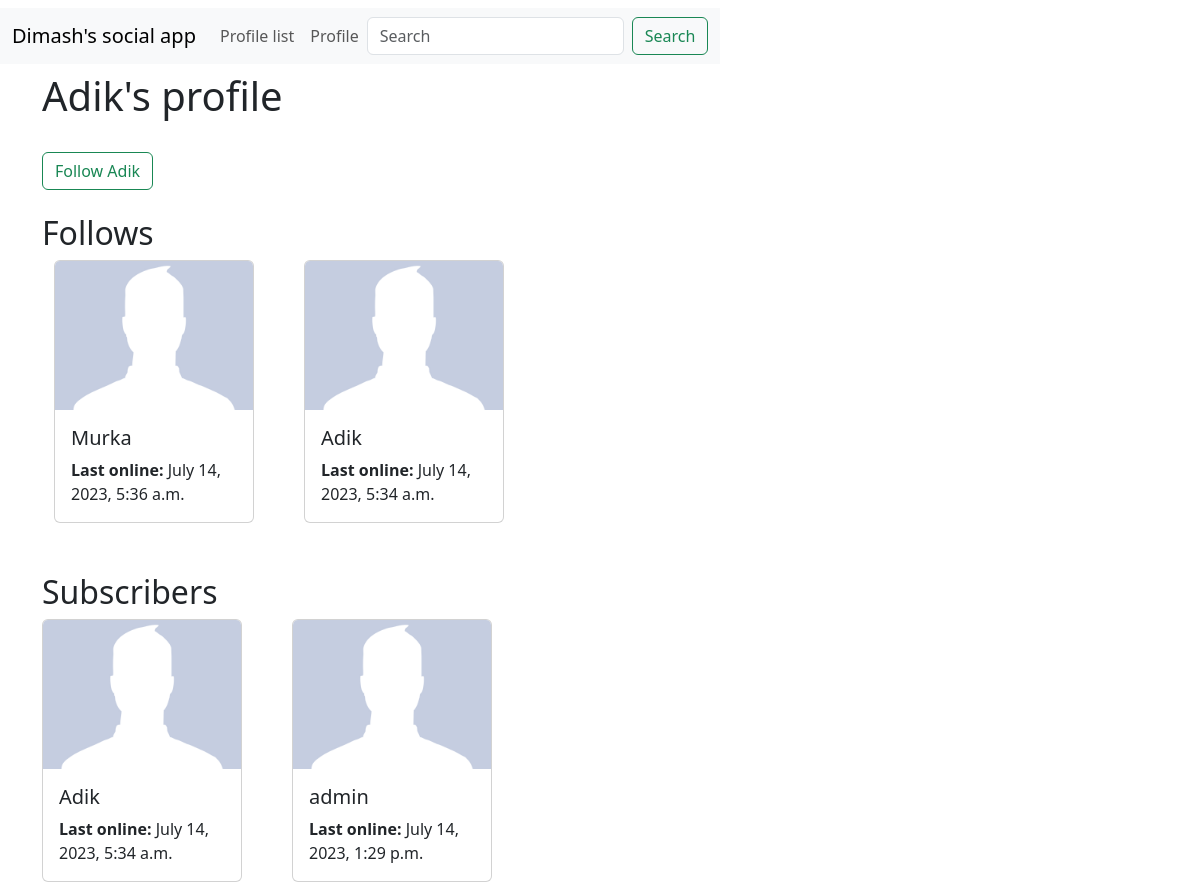
Page /profile/5 (signed in) on the committed database.
### api/models.py (models this page shows)
class Profile(models.Model):
    user = models.OneToOneField(User, on_delete=models.CASCADE)
    follows = models.ManyToManyField("self",
                                     related_name="followed_by",
                                     symmetrical=False,
                                     blank=True)
    last_online = models.DateTimeField(User, auto_now=True)
    def __str__(self):
        return self.user.username

### api/views.py (the view, shortened to what this page needs)
# urls.py: path('profile/<int:id>', views.profile, name='profile')
def profile(request, id):
    if request.user.is_authenticated:
        profile = Profile.objects.get(user_id=id)
        return render(request, "profile.html", {
            "profile": profile
        })
    else:
        messages.success(request, ("You must be logged in "))
        return redirect('home')

### api/templates/profile.html (shortened to what this page needs)
{% extends 'base.html' %}
{% load static %}
{% block content %}
{% if profile %}
    <h1>{{ profile.user.username }}'s profile</h1>
    <br>
    <form method="post">
        {% if profile in user.profile.follows.all %}
            <button class="btn btn-outline-danger" name="button-follow"
                    value="unfollow" type="submit">Unfollow {{profile.user.username}}</button>
        {% else %}
            <button class="btn btn-outline-success" name="button-follow",
                    value="follow", type="submit">Follow {{profile.user.username}}</button>
        {% endif %}
    </form>
    <br>
    <h2>Follows</h2>
    <div class="container" style = "display: flex; flex-direction: row; margin-bottom: 50px;" >
    {% for following in profile.follows.all %}
        <a href="{% url 'profile' following.user.id %}" style="text-decoration: none">
            <div class="card" style = "max-width: 200px; margin-right: 50px">
                  <img src="{% static 'images/profile_blank.jpeg' %}" class="card-img-top" alt="...">
                  <div class="card-body">
                    <h5 class="card-title">{{ following }}</h5>
                      <p class="card-text"> <b>Last online: </b> {{ following.last_online }}</p>
                  </div>
            </div>
        </a>
    {% endfor %}
    </div>
        <h2>Subscribers</h2>
    <div class="container2" style="display: flex; flex-direction: row">
        {% for follower in profile.followed_by.all %}
            <a href="{% url 'profile' follower.user.id %}" style="text-decoration: none">
              <div class="card" style = "max-width: 200px; margin-right: 50px">
                  <img src="{% static 'images/profile_blank.jpeg' %}" class="card-img-top" alt="...">
                  <div class="card-body">
                    <h5 class="card-title">{{ follower }}</h5>
                      <p class="card-text"> <b>Last online: </b> {{ follower.last_online }}</p>
                  </div>
            </div>
            </a>
        {% endfor %}
    </div>
{% endif %}
{% endblock %}

### api/templates/base.html (shortened to what this page needs)
<!doctype html>
<html lang="en">
  <head>
    <link href="https://cdn.jsdelivr.net/npm/bootstrap@5.3.0/dist/css/bootstrap.min.css" rel="stylesheet">
  </head>
  <body>
    <div class="navbar">
        {% include 'navbar.html' %}
        <br>
    </div>
    <div class="container">
        {%  block content %}
        {% endblock %}
    </div>
  </body>
</html>

### api/templates/navbar.html (shortened to what this page needs)
<nav class="navbar navbar-expand-lg bg-body-tertiary">
  <div class="container-fluid">
    <a class="navbar-brand" href= "{% url 'home' %}">Dimash's social app</a>
    <div class="collapse navbar-collapse" id="navbarSupportedContent">
      <ul class="navbar-nav me-auto mb-2 mb-lg-0">
        <li class="nav-item">
          <a class="nav-link" href="{% url 'profile_list' %}">Profile list</a>
        </li>
          {% if user.is_authenticated %}
        <li class="nav-item">
          <a class="nav-link" href="{% url 'profile' request.user.id %}">Profile</a>
        </li>
          {% endif %}
      </ul>
      <form class="d-flex" role="search">
        <input class="form-control me-2" type="search" placeholder="Search" aria-label="Search">
        <button class="btn btn-outline-success" type="submit">Search</button>
      </form>
    </div>
  </div>
</nav>

### rows in the picture
Profile: user.username "Adik", last_online "July 14, 2023, 5:34 a.m."
Profile: user.username "Murka", last_online "July 14, 2023, 5:36 a.m."
Profile: user.username "admin", last_online "July 14, 2023, 1:29 p.m."
